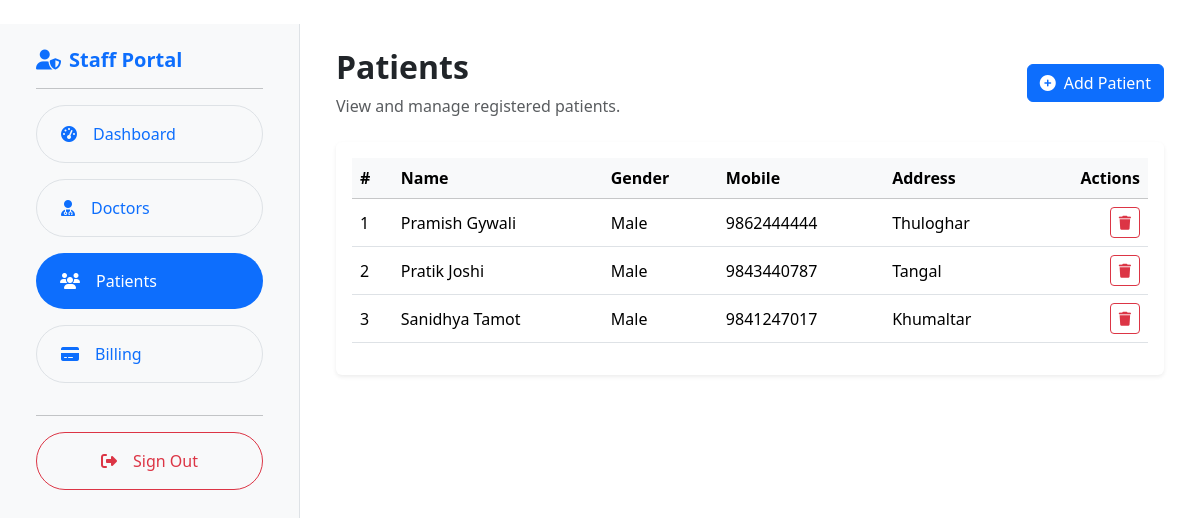
The app's page /staff/patients/ (signed in) with its own data.
### hospital/models.py (models this page shows, shortened)
class Patient(models.Model):
    Name= models.CharField(max_length=100)
    Gender= models.CharField(max_length=100)
    Mobile = models.CharField(max_length=15)
    Address= models.TextField()
    email = models.EmailField(max_length=100, blank=True, null=True)         # optional
    password = models.CharField(max_length=128)   # ADD THIS

### hospital/views.py (the view)
# urls.py: path('staff/patients/', staff_view_patients, name='staff_view_patients'),
def staff_view_patients(request):
    if not request.user.is_authenticated or not request.user.is_staff:
        return redirect('main_login')
    patients = Patient.objects.all().order_by('Name')
    return render(request, 'staff_view_patients.html', {'patients': patients})

### hospital/templates/staff_view_patients.html (shortened to what this page needs)
{% extends "base.html" %}
{% block content %}
<div class="container-fluid py-4">
    <div class="row">
        <div class="col-md-3 bg-light border-end min-vh-100">
            <div class="p-4 sticky-top">
                <h5 class="fw-bold text-primary"><i class="fas fa-user-shield me-2"></i>Staff Portal</h5>
                <hr>
                <ul class="nav flex-column">
                    <li class="nav-item mb-3">
                        <a href="{% url 'staff_dashboard' %}" class="nav-link text-primary border rounded-pill px-4 py-3">
                            <i class="fas fa-tachometer-alt me-3"></i>Dashboard
                        </a>
                    </li>
                    <li class="nav-item mb-3">
                        <a href="{% url 'staff_view_doctors' %}" class="nav-link text-primary border rounded-pill px-4 py-3">
                            <i class="fas fa-user-md me-3"></i>Doctors
                        </a>
                    </li>
                    <li class="nav-item mb-3">
                        <a href="{% url 'staff_view_patients' %}" class="nav-link active bg-primary text-white rounded-pill px-4 py-3">
                            <i class="fas fa-users me-3"></i>Patients
                        </a>
                    </li>
                    <li class="nav-item mb-3">
                        <a href="{% url 'staff_billing' %}" class="nav-link text-primary border rounded-pill px-4 py-3">
                            <i class="fas fa-credit-card me-3"></i>Billing
                        </a>
                    </li>
                </ul>
                <hr>
                <a href="{% url 'logout_admin' %}" class="btn btn-outline-danger w-100 py-3 rounded-pill">
                    <i class="fas fa-sign-out-alt me-3"></i>Sign Out
                </a>
            </div>
        </div>
        <div class="col-md-9">
            <div class="p-4">
                <div class="d-flex justify-content-between align-items-center mb-4">
                    <div>
                        <h2 class="fw-bold">Patients</h2>
                        <p class="text-muted mb-0">View and manage registered patients.</p>
                    </div>
                    <a href="{% url 'add_patient' %}" class="btn btn-primary">
                        <i class="fas fa-plus-circle me-2"></i>Add Patient
                    </a>
                </div>
                <div class="card shadow-sm border-0">
                    <div class="card-body">
                        {% if patients %}
                            <div class="table-responsive">
                                <table class="table table-hover align-middle">
                                    <thead class="table-light">
                                        <tr>
                                            <th>#</th>
                                            <th>Name</th>
                                            <th>Gender</th>
                                            <th>Mobile</th>
                                            <th>Address</th>
                                            <th class="text-end">Actions</th>
                                        </tr>
                                    </thead>
                                    <tbody>
                                        {% for patient in patients %}
                                            <tr>
                                                <td>{{ forloop.counter }}</td>
                                                <td>{{ patient.Name }}</td>
                                                <td>{{ patient.Gender }}</td>
                                                <td>{{ patient.Mobile }}</td>
                                                <td>{{ patient.Address }}</td>
                                                <td class="text-end">
                                                    <a href="{% url 'delete_patient' patient.id %}"
                                                       class="btn btn-sm btn-outline-danger"
                                                       onclick="return confirm('Delete this patient?');">
                                                        <i class="fas fa-trash"></i>
                                                    </a>
                                                </td>
                                            </tr>
                                        {% endfor %}
                                    </tbody>
                                </table>
                            </div>
                        {% else %}
                            <div class="text-center py-5">
                                <i class="fas fa-users fa-4x text-muted mb-3"></i>
                                <h5 class="text-muted">No patients found</h5>
                                <p class="text-muted">Start by adding a new patient.</p>
                            </div>
                        {% endif %}
                    </div>
                </div>
            </div>
        </div>
    </div>
</div>
{% endblock %}

### records on screen
Patient: Name "Pramish Gywali", Gender "Male", Mobile "9862444444", Address "Thuloghar"
Patient: Name "Pratik Joshi", Gender "Male", Mobile "9843440787", Address "Tangal"
Patient: Name "Sanidhya Tamot", Gender "Male", Mobile "9841247017", Address "Khumaltar"
